Frame 1 (no input): blank canvas, image omitted
Frame 60 (no input): blank canvas, image omitted
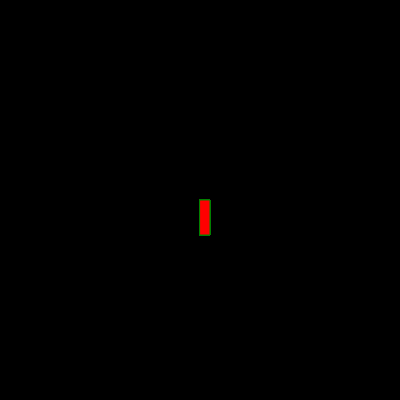
Frame 120 (the mouse pressed at the canvas centre since frame 60)

The p5.js sketch whose frames 1 and 60 were blank and that drew this single picture after the mouse press (run headless with seeded random() and noise() and a simulated clock; from frame 60 on, the mouse is pressed at the canvas centre):

// p5.js sketch
// ── sketch.js
function setup() {
  createCanvas(400, 400);
  background("black");
}

function draw() {
  stroke("green");
  fill("red");
  if (mouseIsPressed){
  rect(mouseX, mouseY, 10, 35);
  
}
}
